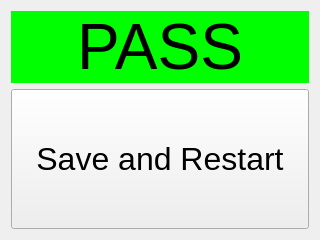
<?xml version="1.0" encoding="UTF-8"?>
<ui version="4.0">
 <class>Form</class>
 <widget class="QWidget" name="Form">
  <property name="geometry">
   <rect>
    <x>0</x>
    <y>0</y>
    <width>320</width>
    <height>240</height>
   </rect>
  </property>
  <property name="windowTitle">
   <string>Form</string>
  </property>
  <layout class="QVBoxLayout" name="verticalLayout">
   <item>
    <widget class="QLabel" name="label">
     <property name="font">
      <font>
       <pointsize>48</pointsize>
      </font>
     </property>
     <property name="styleSheet">
      <string notr="true">background-color: rgb(0, 255, 0);</string>
     </property>
     <property name="text">
      <string>PASS</string>
     </property>
     <property name="alignment">
      <set>Qt::AlignCenter</set>
     </property>
    </widget>
   </item>
   <item>
    <widget class="QPushButton" name="pushButton">
     <property name="sizePolicy">
      <sizepolicy hsizetype="Minimum" vsizetype="Expanding">
       <horstretch>0</horstretch>
       <verstretch>0</verstretch>
      </sizepolicy>
     </property>
     <property name="font">
      <font>
       <pointsize>24</pointsize>
      </font>
     </property>
     <property name="text">
      <string>Save and Restart</string>
     </property>
    </widget>
   </item>
  </layout>
 </widget>
 <resources/>
 <connections/>
</ui>
